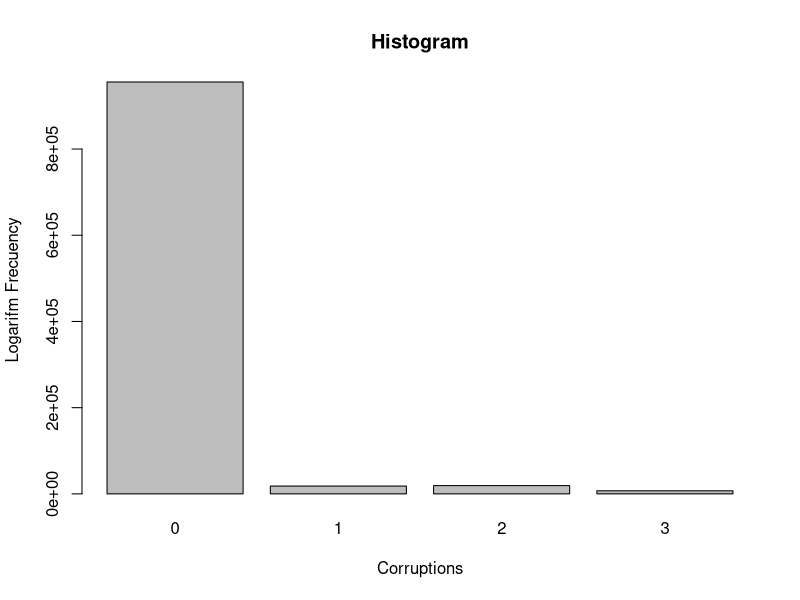
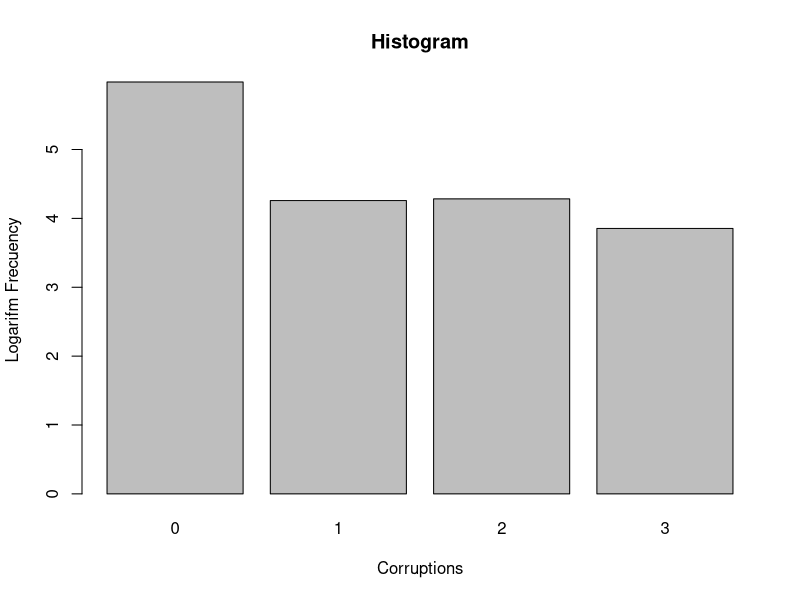
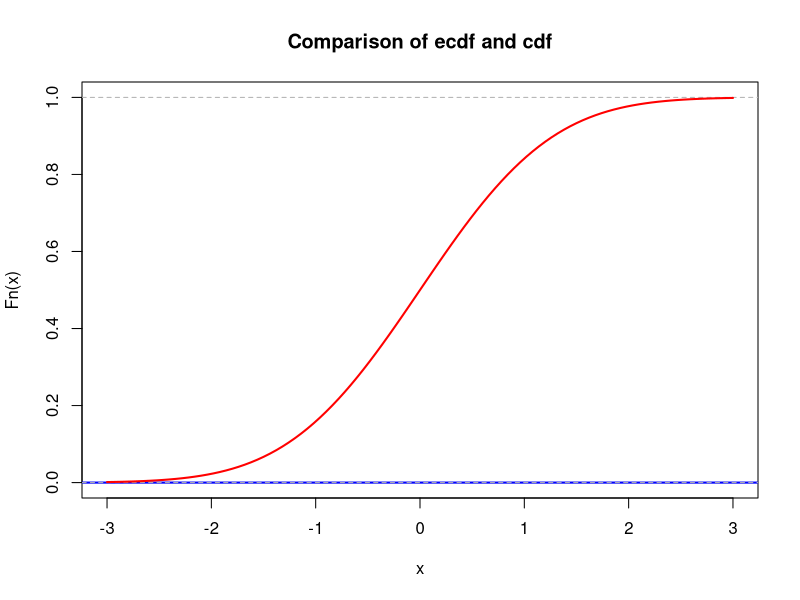
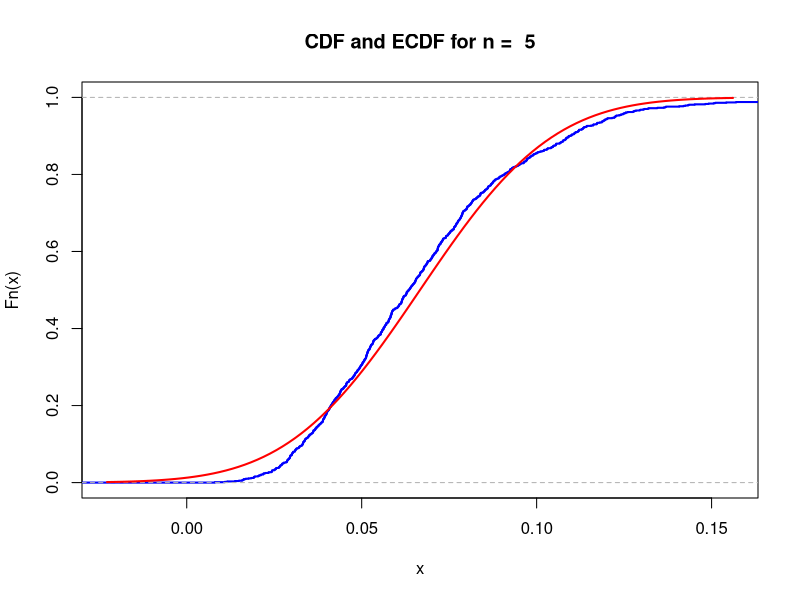
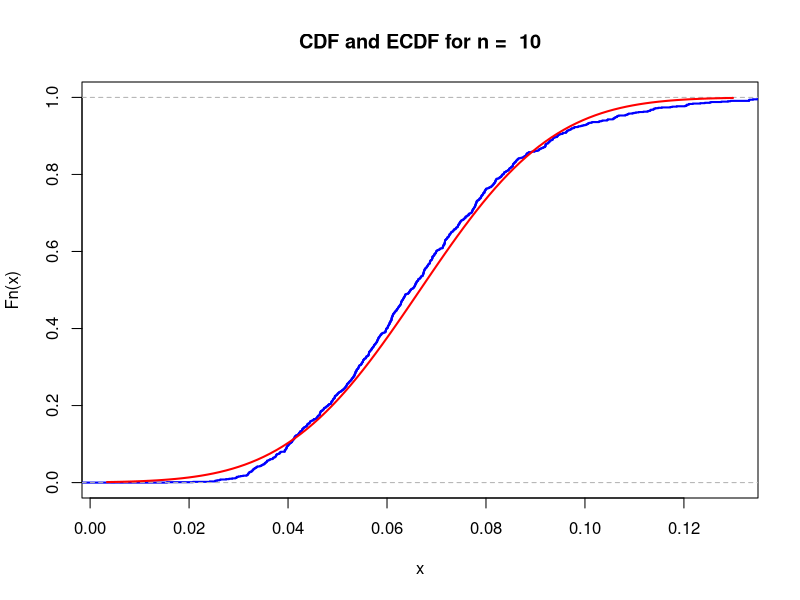
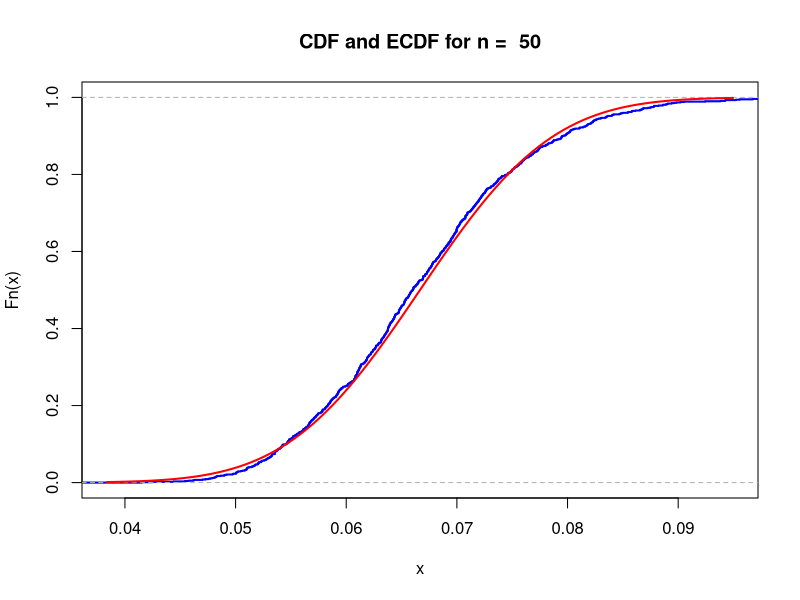

Source code (R) for these figures, in order:
## ---- chunk 1
# our team id number 
                        
id <- 5                  
                          
set.seed(id)
p <- id/100

# matrices G and H
G <- matrix(c(1, 1, 1, 0, 0, 0, 0,
		1, 0, 0, 1, 1, 0, 0,
		0, 1, 0, 1, 0, 1, 0,
		1, 1, 0, 1, 0, 0, 1), nrow = 4, byrow = TRUE)
H <- t(matrix(c(1, 0, 1, 0, 1, 0, 1,
		0, 1, 1, 0, 0, 1, 1,
		0, 0, 0, 1, 1, 1, 1), nrow = 3, byrow = TRUE))


cat("The matrix G is: \n") 
G  
cat("The matrix H is: \n") 
H
cat("The product GH must be zero: \n")
(G%*%H) %%2
## ---- chunk 2
message_generator <- function(N) {
  matrix(sample(c(0,1), 4*N, replace = TRUE), nrow = N)
}  

#We choose enough big N
N <- 1000000
messages <- message_generator(N)
cat("Head of our messages matrix \n")
head(messages)

#Multiply all our messages by G matrix to get encode messages
codewords <- (messages %*% G) %% 2
cat("The matrix of encoded messages is: \n")
head(codewords, n = 10)
## ---- chunk 3
#Generate error in encode messages
#1 suit for error during transmission .
generating_errors <- function(N){
  matrix(sample(c(0,1), 7*N, replace = TRUE, prob=c(1-p, p)), nrow=N)
}

errors <- generating_errors(N)
cat("The generated errors matrix is: \n")
head(errors, n = 10)

modulo2 <- function(x){
  return (x %% 2)
}
#Sum matrix with errors and encode messages to show the received messages.
received <- codewords + errors
received <- t(apply(received, 1 , modulo2))
head(received)

## ---- chunk 4

decode <- function(x) {
	# multiplying matrices with recieved messages and matrix H
	z <- x %*% H %% 2
	
	# checking index of the corrupted bit (if exists)
	idx <- z[1,1] + 2 * z[1,2] + 4 * z[1,3]
	
	# correcting the message (flipping the bit)
	if (idx > 0) {
		x[idx] <- (x[idx] + 1) %% 2
	}
	
	# return the decoded message
	return(c(x[3],x[5],x[6],x[7]))
}

decoded_messages <- t(apply(received, 1, decode))
cat("The matrix of decoded messages is: \n")
head(decoded_messages)

## ---- chunk 5
#Sum all correctly decoded messages and divide by total number of all messages
actual_prob <- sum(
	decoded_messages[,1]==messages[,1]& 
	decoded_messages[,2]==messages[,2]&
	decoded_messages[,3]==messages[,3]&
	decoded_messages[,4]==messages[,4]) / N

#Expected probability of our case
expected_probability <- ((1 - p)**7 + 7 * p * (1 - p)**6)
cat("The actual probability is: \n")
actual_prob
cat("The expected probability is: \n")
expected_probability
## ---- chunk 6
expectation = 1 * actual_prob
cat("Expectation is equal to \n")
expectation

#standard deviation
variance = (actual_prob * (1 - actual_prob)) / N

cat("Variance is equal to \n")
variance
cat("Standard deviation is equal to \n")
stand_dev <- sqrt(variance)
stand_dev
## ---- chunk 7
#find and epsilon e = Z*SE
# e - epsilon
# Z - Critical value
# SE - Standard error 
SE <- stand_dev / sqrt(N)

alpha <- 0.05
Z <- qnorm(1 - alpha / 2)
e = Z * SE
cat("Epsilon for N = 1,000,000 equal to \n")
e

cat("If Epsilon less-equal 0.03 than N that guarantees this epsilon equal to \n")
e <- 0.03
N_guar <- ceiling((Z * stand_dev / e) ** 2)
N_guar



## ---- chunk 8

# checking if the message was decoded properly
correct_messages_truth_table <- decoded_messages!=messages
#head(correct_messages_truth_table)
# getting the sum of incorrect messages for every bit

correct_messages_truth_table <- apply(correct_messages_truth_table, 1, sum)
value_counts <- table(correct_messages_truth_table)
df <- data.frame(value_counts)
reversed_df <- as.data.frame(rev(t(apply(df, 1, rev))))
colnames(df) <- c("Corruptions", "Frequency")



barplot(height = df$Frequency, names.arg = df$Corruptions, beside = TRUE,
        xlab = "Corruptions", ylab = "Logarifm Frecuency", main = "Histogram")

## ---- chunk 9
barplot(height = log10(df$Frequency), names.arg = df$Corruptions, beside = TRUE,
        xlab = "Corruptions", ylab = "Logarifm Frecuency", main = "Histogram")
## ---- chunk 10
lambda <- 1  # change this!
N <- 100     # change this!
mu <- N * lambda
K <- 1e3
n <- 5
sample_means <- colMeans(matrix(rpois(n*K, lambda = mu), nrow=n))
## ---- chunk 11
mu <- 0       # change this!
sigma <- 1    # change this!
## ---- chunk 12
xlims <- c(mu-3*sigma,mu+3*sigma)
Fs <- ecdf(sample_means)
plot(Fs, 
     xlim = xlims, 
     ylim = c(0,1),
     col = "blue",
     lwd = 2,
     main = "Comparison of ecdf and cdf")
curve(pnorm(x, mean = mu, sd = sigma), col = "red", lwd = 2, add = TRUE)
## ---- chunk 13
# Calculation of the parameter of exponential r.v.
nu1 <- 15 # 10 + id = 10 + 5

K <- 1e3

n <- c(5, 10, 50)

# Simulation of random variables and calculation of sample means for n=5
# Repeating this K times for n=5
sample_means <- colMeans(matrix(rexp(5*K, rate = nu1), nrow=5))
## ---- chunk 14
mu <- 1 / nu1
sigma <- mu / sqrt(n)
## ---- chunk 15
# Creating a sequence of values from 0 to 0.500 with a step of 0.025 
# Then use this for finding difference between ECDF and CDF
x <- seq(0, 0.500, by=0.025)

for (i in n) {
  
  # Simulation of random variables and calculation of sample means for different n
  # Creation of a matrix and calculation of column means
  sample_means <- colMeans(matrix(rexp(i*K, rate = nu1), nrow=i))
  
  # Calculation of μ and σ^2
  mu <- 1 / nu1
  sigma <- mu / sqrt(i)
  
  # Setting the x-axis limits
  # Left and right bounds
  xlims <- c(mu-3*sigma,mu+3*sigma)
  
  # Empirical Cumulative Distribution Function (ECDF) calculation
  Fs <- ecdf(sample_means)
  
  # Visualizing ECDF
  plot(Fs, 
       xlim = xlims, 
       col = "blue",
       lwd = 2,
       main = paste("CDF and ECDF for n = ", i))
  
  # Visualize CDF
  curve(pnorm(x, mean = mu, sd = sigma), col = "red", lwd = 2, add = TRUE)
  
  # Calculating difference between CDF and ECDF
  print(max(abs(ecdf(sample_means)(x)-pnorm(x, mean = mu, sd = sigma))))
}
## ---- chunk 16
n = 100
S <- sum(rexp(n, rate = nu1))
S
## ---- chunk 17
# Lowest and highest value of N
lowest <- 5.56
highest <- 7.02

# Function for estimating new probabilities for values of N
estimation <- function(N, K, nu1) {
  nu <- N * nu1
  
  # Generating K samples of size n from an exponential distribution with rate parameter nu
  values <- replicate(K, sum(rexp(100, rate = nu)))
  
  # Check how many values are >= 1
  # Find probability of having a sum >= 1 for these samples
  prob <- sum(values >= 1) / K
  return(prob)
}

# Create a sequence of values from lowest to highest 
# This is done to cover the range of N values for which probabilities need to be estimated
val <- seq(lowest, highest, by = 0.001)

# Apply the estimation function to each value in the val sequence 
# This calculates the probability of having a sum greater than or equal to 1 for different values of N within the specified range
probs <- sapply(val, function(N) estimation(N, K, nu1))

cat("Probability for N = 5.56 =>", estimation(5.56, K, nu1), "\n")
cat("Probability for N = 6.06 =>", estimation(6.06, K, nu1), "\n")
cat("Probability for N = 7.02 =>", estimation(7.02, K, nu1), "\n")
